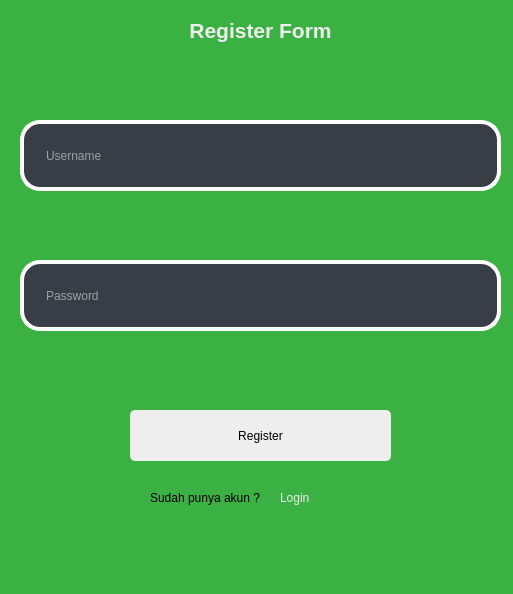
<?xml version="1.0" encoding="UTF-8"?>
<ui version="4.0">
 <class>HoMainWindowme</class>
 <widget class="QMainWindow" name="HoMainWindowme">
  <property name="geometry">
   <rect>
    <x>0</x>
    <y>0</y>
    <width>513</width>
    <height>594</height>
   </rect>
  </property>
  <property name="windowTitle">
   <string notr="true">MainWindow</string>
  </property>
  <property name="autoFillBackground">
   <bool>false</bool>
  </property>
  <property name="styleSheet">
   <string notr="true">background : #3BB143;</string>
  </property>
  <widget class="QWidget" name="centralwidget">
   <widget class="QPushButton" name="Register_btn">
    <property name="enabled">
     <bool>true</bool>
    </property>
    <property name="geometry">
     <rect>
      <x>130</x>
      <y>410</y>
      <width>261</width>
      <height>51</height>
     </rect>
    </property>
    <property name="styleSheet">
     <string notr="true">QPushButton{
background:#EEEEEE;
border-radius : 5px
}
QPushButton:pressed{
background:#393E46;
border-radius : 5px;
  transform: translateY(4px);
color : #EEEEEE;
}
  

</string>
    </property>
    <property name="text">
     <string>Register</string>
    </property>
    <property name="checkable">
     <bool>false</bool>
    </property>
    <property name="autoDefault">
     <bool>false</bool>
    </property>
    <property name="flat">
     <bool>false</bool>
    </property>
   </widget>
   <widget class="QLineEdit" name="Username_edt">
    <property name="geometry">
     <rect>
      <x>20</x>
      <y>120</y>
      <width>481</width>
      <height>71</height>
     </rect>
    </property>
    <property name="styleSheet">
     <string notr="true">QLineEdit{
background : #393E46;
border : 4px solid rgb(255,255,255);
padding-left : 20px;
padding-right : 20px;
border-radius : 20px;
color : #fff
}
QLineEdit:focus{
	border : 2px solid #00ADB5;
}</string>
    </property>
    <property name="text">
     <string/>
    </property>
    <property name="placeholderText">
     <string>Username</string>
    </property>
   </widget>
   <widget class="QLabel" name="label">
    <property name="geometry">
     <rect>
      <x>20</x>
      <y>10</y>
      <width>481</width>
      <height>41</height>
     </rect>
    </property>
    <property name="font">
     <font>
      <pointsize>16</pointsize>
      <weight>75</weight>
      <bold>true</bold>
     </font>
    </property>
    <property name="styleSheet">
     <string notr="true">color : #eeeeee;</string>
    </property>
    <property name="text">
     <string>Register Form</string>
    </property>
    <property name="alignment">
     <set>Qt::AlignCenter</set>
    </property>
   </widget>
   <widget class="QLabel" name="Username_lb">
    <property name="geometry">
     <rect>
      <x>30</x>
      <y>200</y>
      <width>471</width>
      <height>41</height>
     </rect>
    </property>
    <property name="font">
     <font>
      <weight>75</weight>
      <bold>true</bold>
     </font>
    </property>
    <property name="styleSheet">
     <string notr="true">color : white;</string>
    </property>
    <property name="text">
     <string/>
    </property>
   </widget>
   <widget class="QLabel" name="Password_lb">
    <property name="geometry">
     <rect>
      <x>30</x>
      <y>350</y>
      <width>471</width>
      <height>41</height>
     </rect>
    </property>
    <property name="font">
     <font>
      <weight>75</weight>
      <bold>true</bold>
     </font>
    </property>
    <property name="styleSheet">
     <string notr="true">color : white;</string>
    </property>
    <property name="text">
     <string/>
    </property>
   </widget>
   <widget class="QLabel" name="label_2">
    <property name="geometry">
     <rect>
      <x>150</x>
      <y>490</y>
      <width>131</width>
      <height>16</height>
     </rect>
    </property>
    <property name="styleSheet">
     <string notr="true">color : #eeFF;</string>
    </property>
    <property name="text">
     <string>Sudah punya akun ?</string>
    </property>
   </widget>
   <widget class="QLabel" name="label_3">
    <property name="geometry">
     <rect>
      <x>280</x>
      <y>490</y>
      <width>101</width>
      <height>16</height>
     </rect>
    </property>
    <property name="styleSheet">
     <string notr="true">color : #EEE;</string>
    </property>
    <property name="text">
     <string>Login</string>
    </property>
   </widget>
   <widget class="QLineEdit" name="Password_edt">
    <property name="geometry">
     <rect>
      <x>20</x>
      <y>260</y>
      <width>481</width>
      <height>71</height>
     </rect>
    </property>
    <property name="styleSheet">
     <string notr="true">QLineEdit{
background : #393E46;
border : 4px solid rgb(255,255,255);
padding-left : 20px;
padding-right : 20px;
border-radius : 20px;
color : #fff
}
QLineEdit:focus{
	border : 2px solid #00ADB5;
}</string>
    </property>
    <property name="text">
     <string/>
    </property>
    <property name="echoMode">
     <enum>QLineEdit::Password</enum>
    </property>
    <property name="placeholderText">
     <string>Password</string>
    </property>
   </widget>
   <widget class="QLabel" name="Login_lb">
    <property name="geometry">
     <rect>
      <x>30</x>
      <y>70</y>
      <width>471</width>
      <height>41</height>
     </rect>
    </property>
    <property name="font">
     <font>
      <weight>75</weight>
      <bold>true</bold>
     </font>
    </property>
    <property name="styleSheet">
     <string notr="true">color : white;</string>
    </property>
    <property name="text">
     <string/>
    </property>
   </widget>
  </widget>
  <widget class="QMenuBar" name="menubar">
   <property name="geometry">
    <rect>
     <x>0</x>
     <y>0</y>
     <width>513</width>
     <height>26</height>
    </rect>
   </property>
  </widget>
  <widget class="QStatusBar" name="statusbar"/>
 </widget>
 <resources/>
 <connections/>
</ui>
